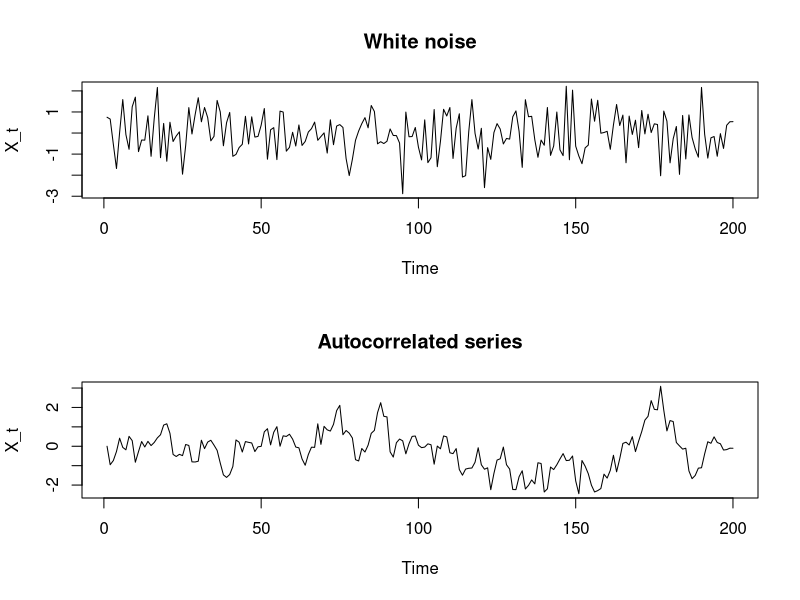
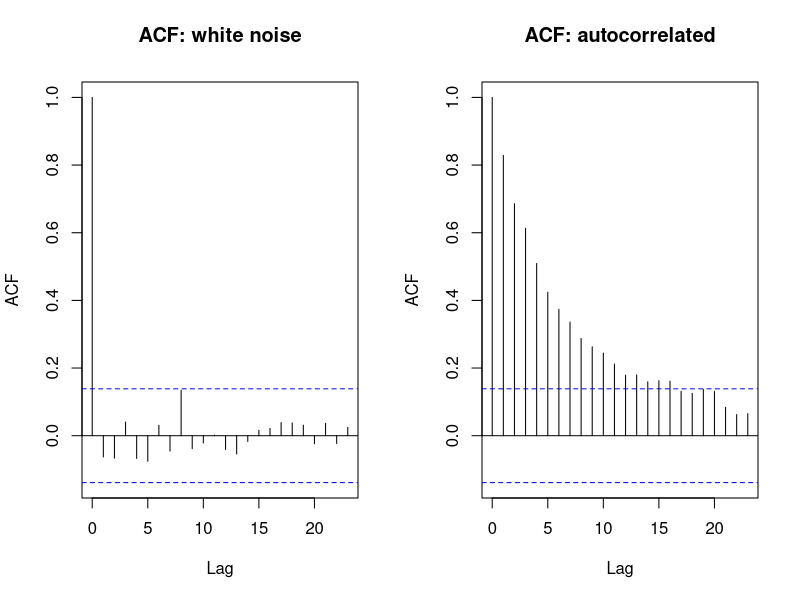
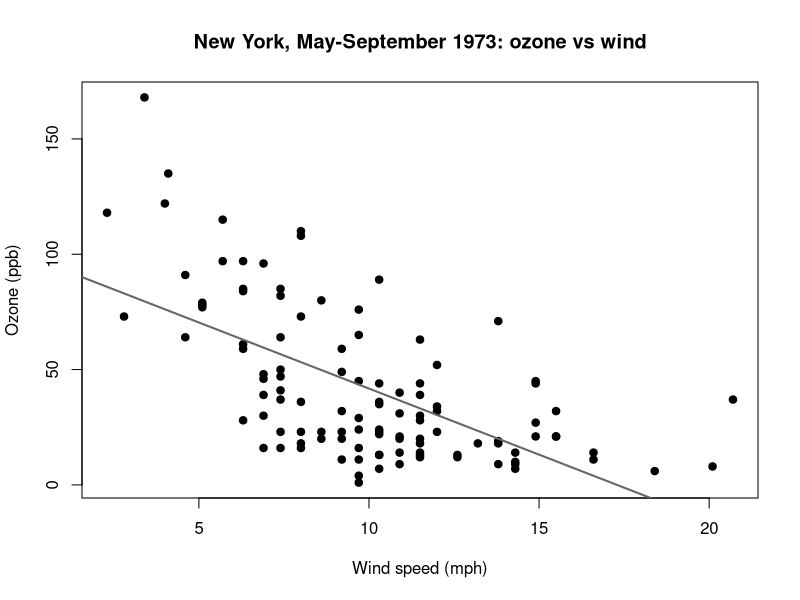
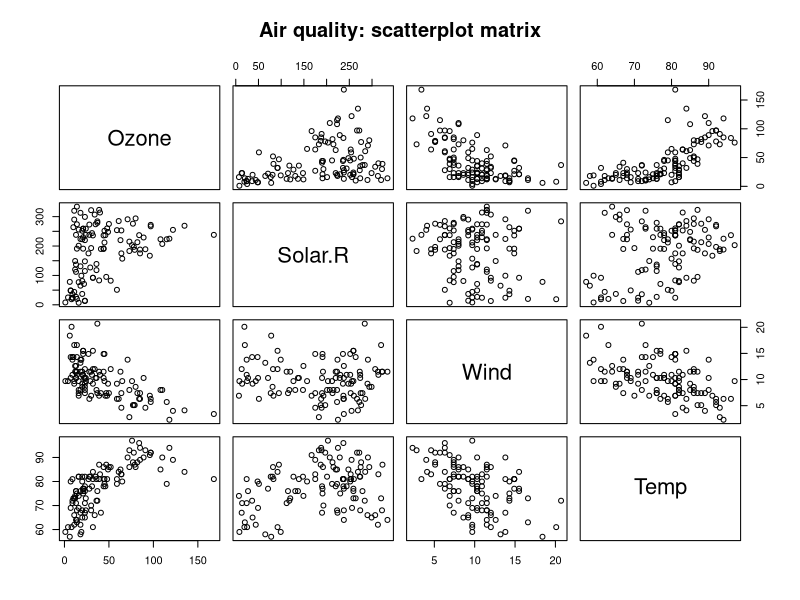
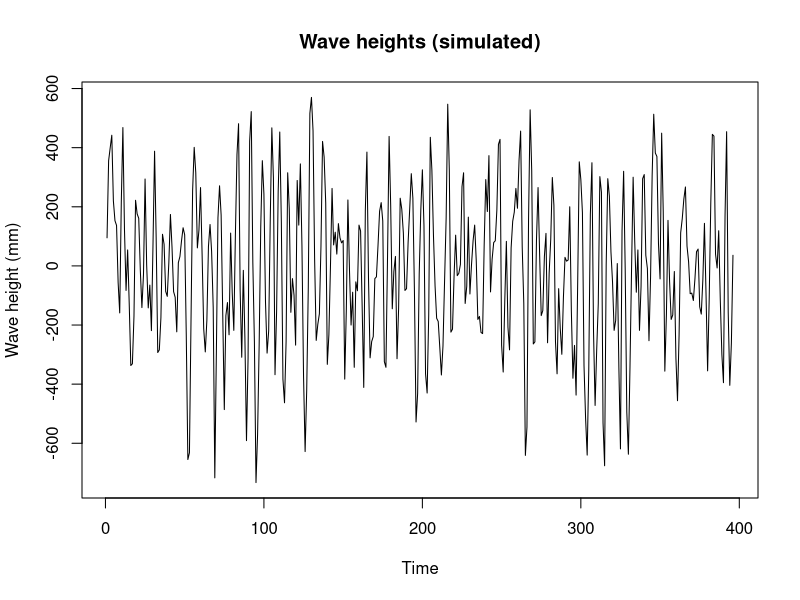
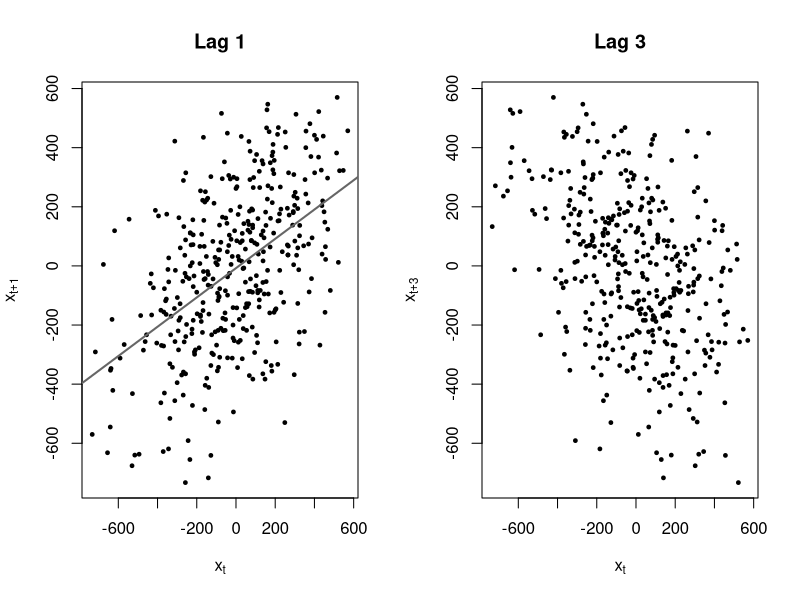
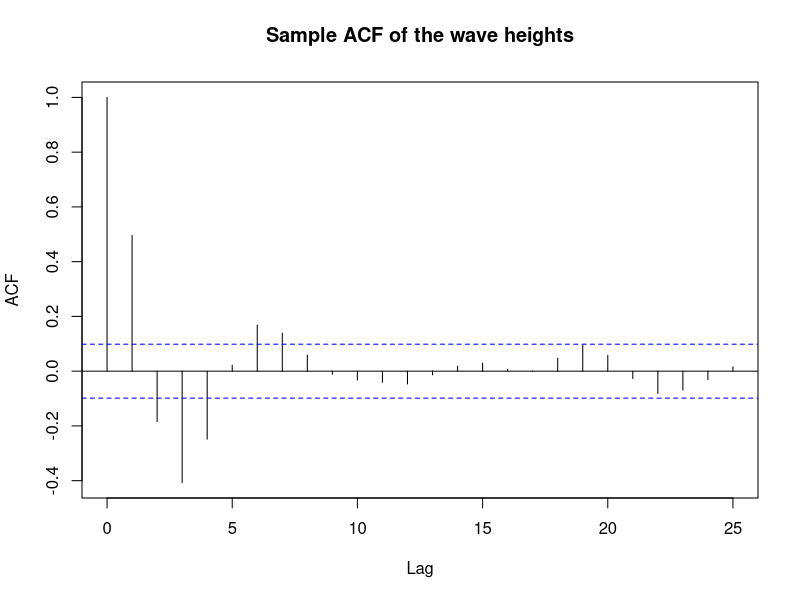
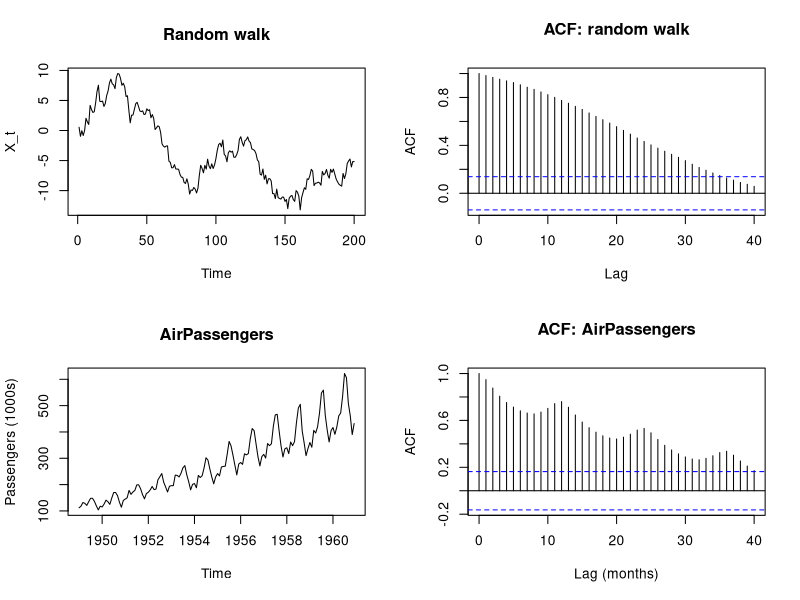

R code for these plots, in order:
## ---- chunk 1
set.seed(311)
par(mfrow = c(1, 1))
## ---- chunk 2
n <- 200
white_noise <- rnorm(n)

ar_series <- numeric(n)
phi <- 0.8
eps <- rnorm(n, sd = sqrt(1 - phi^2))  # Var(X_t) = 1, like the noise
for (t in 2:n) {
  ar_series[t] <- phi * ar_series[t - 1] + eps[t]
}

mean(white_noise)
var(white_noise)
mean(ar_series)
var(ar_series)
## ---- chunk 3
par(mfrow = c(2, 1))
plot.ts(white_noise, main = "White noise", ylab = "X_t")
plot.ts(ar_series, main = "Autocorrelated series", ylab = "X_t")
par(mfrow = c(1, 1))
## ---- chunk 4
par(mfrow = c(1, 2))
acf(white_noise, main = "ACF: white noise")
acf(ar_series, main = "ACF: autocorrelated")
par(mfrow = c(1, 1))
## ---- chunk 5
sample_autocov <- function(x, h) {
  xbar <- mean(x)
  n <- length(x)
  sum((x[(h + 1):n] - xbar) * (x[1:(n - h)] - xbar)) / n
}

gamma0 <- sample_autocov(ar_series, 0)
gamma1 <- sample_autocov(ar_series, 1)
rho1 <- gamma1 / gamma0

c(gamma0 = gamma0, gamma1 = gamma1, rho1 = rho1)
acf(ar_series, plot = FALSE)$acf[1:3]
## ---- chunk 6
x_small <- c(4, 5, 6, 5, 4)
xbar <- mean(x_small)
deviation <- x_small - xbar

data.frame(
  t = seq_along(x_small),
  x = x_small,
  deviation = deviation
)
## ---- chunk 7
gamma0_parts <- deviation * deviation
gamma0 <- sum(gamma0_parts) / length(x_small)

data.frame(part = gamma0_parts)
gamma0
## ---- chunk 8
lag1_parts <- deviation[2:5] * deviation[1:4]
gamma1 <- sum(lag1_parts) / length(x_small)
rho1 <- gamma1 / gamma0

data.frame(
  current_deviation = deviation[2:5],
  previous_deviation = deviation[1:4],
  product = lag1_parts
)
c(gamma1 = gamma1, rho1 = rho1)
## ---- chunk 9
lag2_parts <- deviation[3:5] * deviation[1:3]
gamma2 <- sum(lag2_parts) / length(x_small)
rho2 <- gamma2 / gamma0

data.frame(
  current_deviation = deviation[3:5],
  lag2_deviation = deviation[1:3],
  product = lag2_parts
)
c(gamma2 = gamma2, rho2 = rho2)
## ---- chunk 10
acf(x_small, plot = FALSE)$acf[1:3]
## ---- chunk 11
upward <- c(2, 3, 4, 5, 6)
zigzag <- c(2, 6, 2, 6, 2)
flat <- c(3, 3, 3, 3, 3)

acf_by_hand <- function(x, max_lag = 4) {
  xbar <- mean(x)
  dev <- x - xbar
  gamma0 <- sum(dev * dev) / length(x)
  out <- data.frame(lag = 0:max_lag, gamma = NA_real_, rho = NA_real_)
  for (h in 0:max_lag) {
    products <- dev[(h + 1):length(x)] * dev[1:(length(x) - h)]
    out$gamma[h + 1] <- sum(products) / length(x)
    out$rho[h + 1] <- out$gamma[h + 1] / gamma0
  }
  out
}

acf_by_hand(upward)
acf_by_hand(zigzag)
## ---- chunk 12
var(flat)
## ---- chunk 13
air <- na.omit(airquality[, c("Ozone", "Solar.R", "Wind", "Temp")])
head(air)
summary(air)
dim(air)
## ---- chunk 14
plot(air$Wind, air$Ozone, pch = 19,
     xlab = "Wind speed (mph)", ylab = "Ozone (ppb)",
     main = "New York, May-September 1973: ozone vs wind")
fit_a <- lm(Ozone ~ Wind, data = air)
abline(fit_a, col = "grey40", lwd = 2)
coef(fit_a)
summary(fit_a)$r.squared
## ---- chunk 15
n <- nrow(air)
dev_oz <- air$Ozone - mean(air$Ozone)
dev_wd <- air$Wind - mean(air$Wind)

c(cov_R = cov(air$Ozone, air$Wind),
  cov_hand = sum(dev_oz * dev_wd) / (n - 1))
c(cor_R = cor(air$Ozone, air$Wind),
  cor_hand = sum(dev_oz * dev_wd) / sqrt(sum(dev_oz^2) * sum(dev_wd^2)))

round(cor(air), 2)
pairs(air, main = "Air quality: scatterplot matrix")
## ---- chunk 16
set.seed(311)
wave <- round(arima.sim(model = list(ar = c(0.8, -0.6)), n = 396, sd = 200))
summary(as.numeric(wave))
plot(wave, main = "Wave heights (simulated)",
     xlab = "Time", ylab = "Wave height (mm)")
## ---- chunk 17
n <- length(wave)
par(mfrow = c(1, 2))
plot(wave[1:(n - 1)], wave[2:n], pch = 19, cex = 0.5,
     main = "Lag 1", xlab = expression(x[t]), ylab = expression(x[t + 1]))
fit_lag1 <- lm(wave[2:n] ~ wave[1:(n - 1)])
abline(fit_lag1, col = "grey40", lwd = 2)
plot(wave[1:(n - 3)], wave[4:n], pch = 19, cex = 0.5,
     main = "Lag 3", xlab = expression(x[t]), ylab = expression(x[t + 3]))
par(mfrow = c(1, 1))

coef(fit_lag1)[2]                    # slope of the lag-1 line
acf(wave, plot = FALSE)$acf[2]       # sample ACF at lag 1
## ---- chunk 18
acf_wave <- acf(wave, main = "Sample ACF of the wave heights")
round(acf_wave$acf[2:11], 3)         # lags 1 to 10

rho1 <- acf_wave$acf[2]
bound <- 1.96 / sqrt(length(wave))
cat(sprintf("Lag-1 ACF: %.3f; 95%% bounds: +/-%.4f; the value lies %s.\n",
            rho1, bound, if (abs(rho1) > bound) "outside" else "inside"))
## ---- chunk 19
rw <- cumsum(rnorm(200))               # random walk with X_0 = 0
par(mfrow = c(2, 2))
plot.ts(rw, main = "Random walk", ylab = "X_t")
acf(rw, lag.max = 40, main = "ACF: random walk")
plot(AirPassengers, main = "AirPassengers", ylab = "Passengers (1000s)")
acf(as.numeric(AirPassengers), lag.max = 40, main = "ACF: AirPassengers",
    xlab = "Lag (months)")
par(mfrow = c(1, 1))
